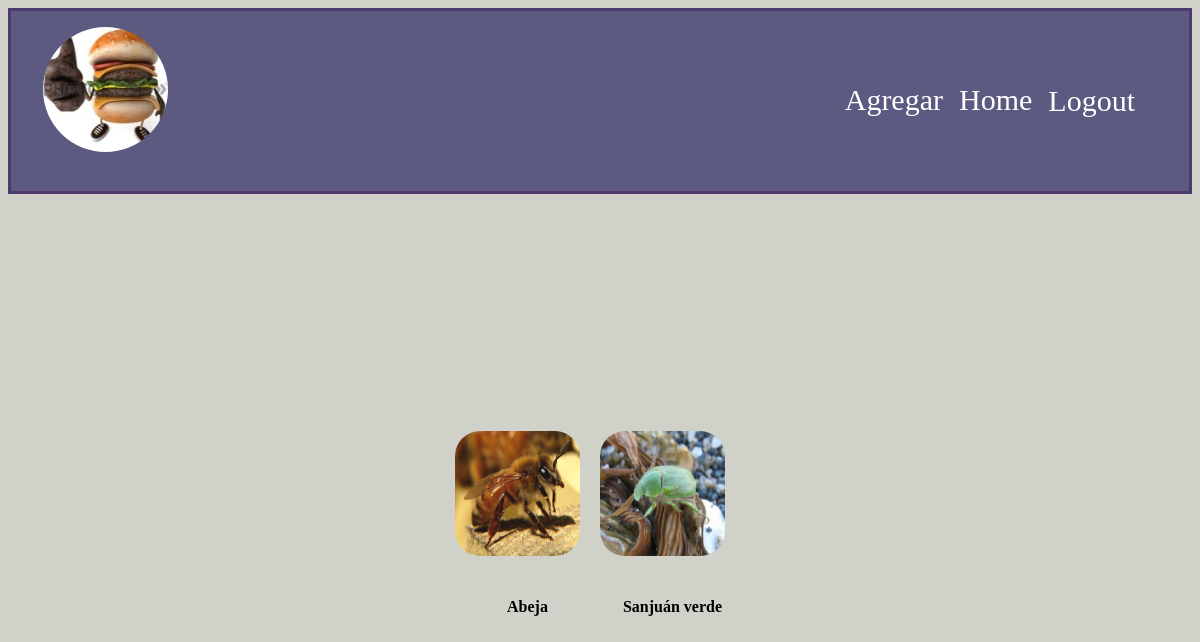
Page /album/ (signed in) on the committed database.
### users/models.py (models this page shows, shortened)
class Profile(models.Model):
    user = models.OneToOneField(User, on_delete=models.CASCADE)
    image = models.ImageField(default='default.jpg', upload_to='profile_pics') # Recibe la url de una imagen y se guarda en el directorio "profile_pics"

### album/models.py (models this page shows, shortened)
class Invertebrate(models.Model):
    name = models.CharField(max_length=50)
    scientific_name = models.CharField(max_length=50)
    taxon_class = models.CharField(max_length=50)
    taxon_order = models.CharField(max_length=50)
    facts = models.TextField()
    image = models.ImageField(default='default.jpg', upload_to='invertebrate_pics')
    album = models.ForeignKey(Album, on_delete=models.CASCADE)

### album/views.py (the view)
# urls.py: path('', views.start, name='album-start'),
@login_required
def album(request):
    invertebrates_array = []
    user = request.user
    for invertebrate in Invertebrate.objects.all():
        if invertebrate.album.user.username == user.username:
            invertebrates_array.append(invertebrate)
    context = {
        'invertebrates' : invertebrates_array,
        'user' : user,
    }
    return render(request, 'album/album.html', context)

### album/templates/album/album.html (shortened to what this page needs)
{% extends "album/base.html" %}
{% block header %}
    <div class="nav-content">
        <a href="{% url 'add-invertebrate' %}">Agregar</a>
        <a href="{% url 'album-home' %}">Home</a>
        <form action="{% url 'logout' %}" method="post">
            <button class="logout-button" type="submit">Logout</button>
        </form>
    </div>
{% endblock header %}
{% block content %}
    {% for invertebrate in invertebrates %}
        <div class="card">
            <a href="{% url 'invertebrate-info' invertebrate.id %}">
                <img src="{{ invertebrate.image.url }}">
            </a>
            <h4><b>{{invertebrate.name}}</b></h4>
        </div>
    {% endfor %}
{% endblock content %}

### album/templates/album/base.html (shortened to what this page needs)
{% load static %}
<!DOCTYPE html>
<html lang="en">
<head>
    <link rel="stylesheet" type="text/css" href="{% static '/css/style.css' %}">
</head>
<body>
    <header>
        <nav>
            {% if user.is_authenticated %}
                <a href="{% url 'album-profile' %}">
                    <img class="rounded-circle account-img" src="{{ user.profile.image.url }}">
                </a>
            {% endif %}
                {% block header %}{% endblock %}
        </nav>
    </header>
    <main>
        {% block content %}{% endblock %}
    </main>
</body>
</html>

### album/static/css/style.css (style rules this page uses)
body { background-color: rgb(208, 209, 200); }
header { background-color: rgb(92, 90, 128); padding: 1rem; border: solid; border-color: rgb(78, 57, 112); border-width: 0.3; }
header img { border-radius: 50%; height: 125px; width: 125px; margin-right: 20px; margin-bottom: 16px; }
nav { display: flex; justify-content: space-between; align-items: center; margin-right: 2rem; }
.nav-content { display: flex; }
nav a { color: white; text-decoration: none; font-size: 30px; margin-left: 1rem; }
.logout-button { border: none; color:white; background: none; font-family: inherit; font-size: 30px; padding-left: 1rem; }
main { display: flex; align-items: center; justify-content: center; min-height: 85vh; }
.card img { border-radius: 20%; height: 125px; width: 125px; margin-right: 20px; margin-bottom: 16px; }
.card h4 { text-align: center; color: rgb(0, 0, 0, 255); }

### rows in the picture
Invertebrate: image (picture), name "Abeja"
Invertebrate: image (picture), name "Sanjuán verde"
